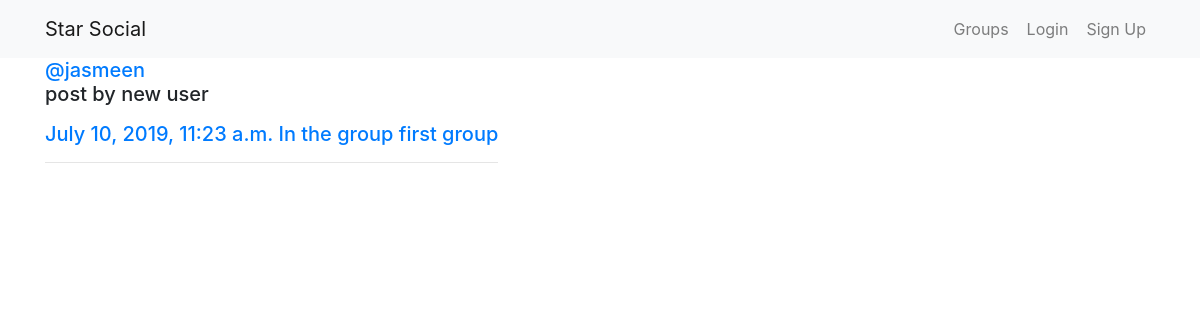
Page /posts/by/jasmeen/3/ on the committed database.
### posts/models.py (models this page shows, shortened)
class Post(models.Model):
    user = models.ForeignKey(User,on_delete=models.CASCADE,related_name='posts')
    created_at = models.DateTimeField(auto_now=True)
    message = models.TextField()
    message_html = models.TextField(editable=False)
    group = models.ForeignKey(Group,on_delete=models.CASCADE,related_name='posts',null=True,blank=True)
    class Meta:
        ordering=['-created_at']
        unique_together=['user','message']

### groups/models.py (models this page shows, shortened)
class Group(models.Model):
    name = models.CharField(max_length=150,unique=True)
    slug = models.SlugField(allow_unicode=True,unique=True)
    description = models.TextField(blank=True,default='')
    description_html = models.TextField(editable=False, default='', blank=True)
    members = models.ManyToManyField(User,through="GroupMembers")
    class Meta:
        ordering=['name']

### posts/views.py (the view)
# urls.py: path('by/<username>/<int:pk>/',views.PostDetail.as_view(),name='detail'),
class PostDetail(SelectRelatedMixin,generic.DetailView):
    model = Post
    select_related = ('user','group')
    def get_queryset(self):
        queryset = super().get_queryset()
        return queryset.filter(
                    user__username__iexact = self.kwargs.get('username')
        )

### posts/templates/posts/post_detail.html
{% extends 'posts/post_base.html' %}
  {% block body %}
    {% include 'posts/_post.html' %}
  {% endblock %}

### posts/templates/posts/_post.html (shortened to what this page needs)
  <div class="main_content">
    <h5>
      <a href="{% url 'posts:for_user' username=post.user.username %}">@{{post.user.username}}</a>
      {{post.message_html|safe}}
      <time><a href="{% url 'posts:detail' username=post.user.username pk=post.pk %}">{{post.created_at}}</a></time>
      {% if post.group %}
        <a href="{% url 'groups:detail' slug=post.group.slug %}">In the group {{post.group.name}}</a>
      {% endif %}
    </h5>
    <hr>
  </div>

### rows in the picture
Post: user.username "jasmeen", message_html "post by new user", created_at "July 10, 2019, 11:23 a.m.", group.name "first group"
